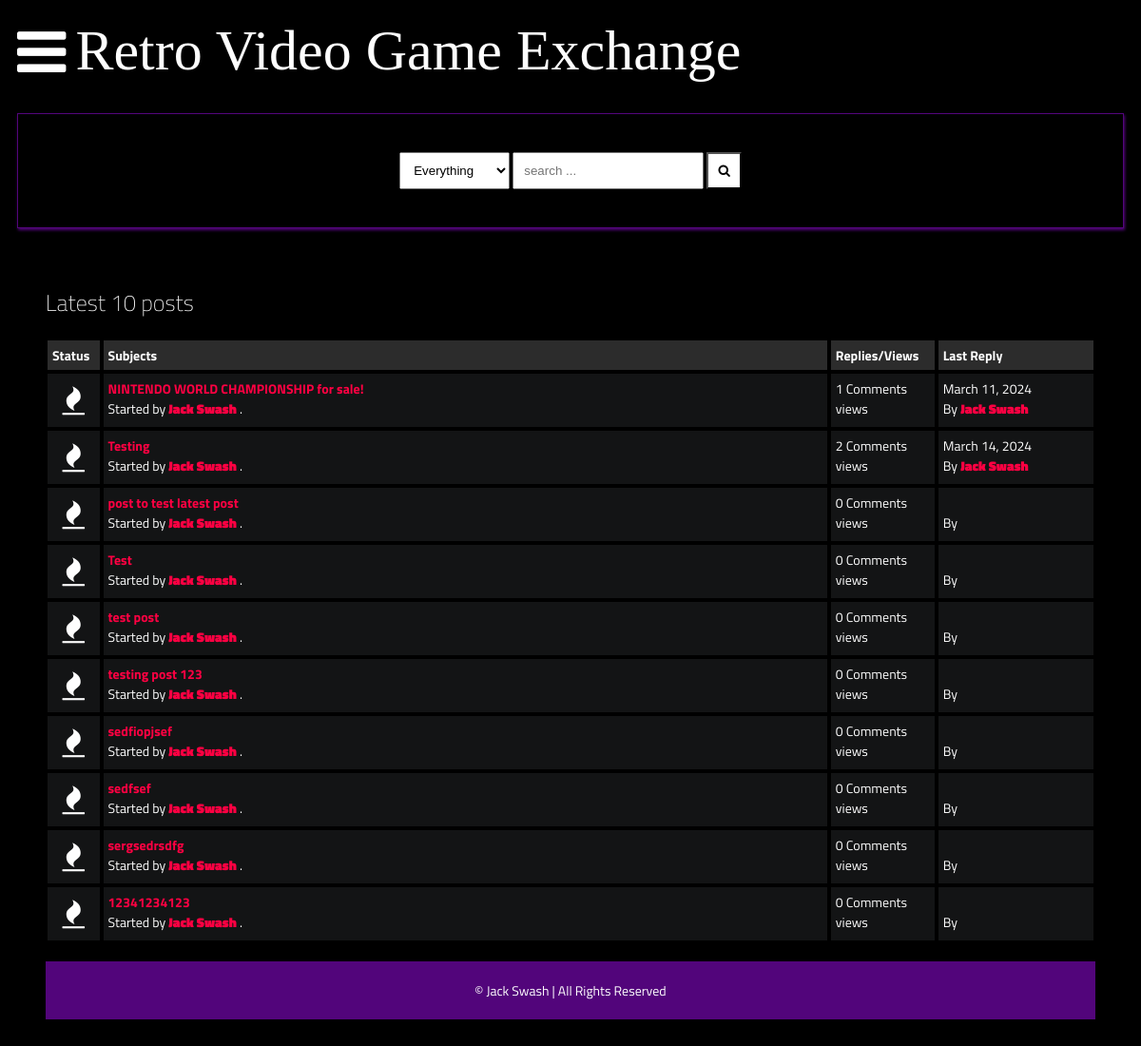
Page /latest_posts on the committed database.
### main/models.py (models this page shows, shortened)
class Post(models.Model):
    title = models.CharField(max_length=400)
    slug = models.SlugField(max_length=400, unique=True, blank=True)
    user = models.ForeignKey(Author, on_delete=models.CASCADE)
    content = HTMLField()
    categories = models.ManyToManyField(Category)
    date = models.DateTimeField(auto_now_add=True)
    approved = models.BooleanField(default=False)
    hit_count_generic = GenericRelation (HitCount, object_id_field='object_pk',
        related_query_name='hit_count_generic_relation'
    )
    tags = TaggableManager()
    comments = models.ManyToManyField(Comment, blank=True)
    def get_url(self):
        return reverse("detail", kwargs={
            "slug":self.slug
        })
    @property
    def num_comments(self):
        return self.comments.count()
    @property
    def last_reply(self):
        return self.comments.latest("date")

class Author(models.Model):
    user = models.ForeignKey(User, on_delete=models.CASCADE)
    fullname = models.CharField(max_length=40, blank=True)
    slug = models.SlugField(max_length=400, unique=True, blank=True)
    bio = HTMLField()
    points = models.IntegerField(default=0)
    profile_pic = ResizedImageField(size=[50,80], quality=100, upload_to="authors", default=None, null=True, blank=True)

class Comment(models.Model):
    user = models.ForeignKey(Author, on_delete=models.CASCADE)
    content = models.TextField()
    date = models.DateTimeField(auto_now_add=True)
    replies = models.ManyToManyField(Reply, blank=True)

### main/views.py (the view)
# urls.py: path("latest_posts", latest_posts, name="latest_posts"),
def latest_posts(request):
    posts = Post.objects.all().filter(approved=True)[:10]
    context = {
        "posts":posts,
        "title": "RetroVideoGameExchange: Latest 10 Posts"
    }
    return render(request, "latest_posts.html", context)

### templates/latest_posts.html
{% extends 'base.html' %}
{% load hitcount_tags %}
{% block content %}
    <div class="container">
        <div class="navigate">
            <span>Latest 10 posts</span>
        </div>
        <div class="posts-table">
            <div class="table-head">
                <div class="status">Status</div>
                <div class="subjects">Subjects</div>
                <div class="replies">Replies/Views</div>
                <div class="last-reply">Last Reply</div>
            </div>
            {% for post in posts %}
            <div class="table-row">
                <div class="status"><i class="fa fa-fire"></i></div>
                <div class="subjects">
                    <a href="{{post.get_url}}">{{post.title}}</a>
                    <br>
                    <span>Started by <b><a href="">{{post.user.fullname|title}}</a></b> .</span>
                </div>
                <div class="replies">
                    {{post.num_comments}} Comments <br> {% get_hit_count for post %} views
                </div>
                <div class="last-reply">
                    {{post.last_reply.date|date}}
                    <br>By <b><a href="">{{post.last_reply.user.fullname|title}}</a></b>
                </div>
            </div>
            {% endfor%}
        </div>
    {% endblock content %}

### static/style.css (style rules this page uses)
* { box-sizing: border-box; }
html { font-size: 14px; font-family: 'Titillium Web', sans-serif; background-color:rgb(0,0,0); color:#FEFEFE; }
a { color:#FF0042; font-weight: bolder; text-decoration: none; }
.container { margin: 20px; padding: 20px; }
.table-head { display: flex; }
.table-head div { padding: 5px; margin: 2px; background-color: #2C2C2C; font-weight: bold; }
.table-head .status { flex: 5%; }
.table-head .subjects { flex: 70%; }
.table-head .replies { flex: 10%; }
.table-head .last-reply { flex: 15%; }
.table-row { display: flex; }
.table-row .status, .table-row .subjects, .table-row .replies, .table-row .last-reply { padding: 5px; margin: 2px; background-color: #131415; }
.table-row .status { flex: 5%; font-size: 30px; text-align: center; }
.table-row .subjects { flex: 70%; }
.table-row .replies { flex: 10%; }
.table-row .last-reply { flex: 15%; }
.navigate { margin-block: 20px; font-weight: lighter; font-size: 24px; }

### rows in the picture
Post: title "NINTENDO WORLD CHAMPIONSHIP for sale!", user.fullname "Jack Swash", num_comments "1", last_reply "March 11, 2024", last_reply.user.fullname "Jack Swash"
Post: title "Testing", user.fullname "Jack Swash", num_comments "2", last_reply "March 14, 2024", last_reply.user.fullname "Jack Swash"
Post: title "post to test latest post", user.fullname "Jack Swash", num_comments "0"
Post: title "Test", user.fullname "Jack Swash", num_comments "0"
Post: title "test post", user.fullname "Jack Swash", num_comments "0"
Post: title "testing post 123", user.fullname "Jack Swash", num_comments "0"
Post: title "sedfiopjsef", user.fullname "Jack Swash", num_comments "0"
Post: title "sedfsef", user.fullname "Jack Swash", num_comments "0"
Post: title "sergsedrsdfg", user.fullname "Jack Swash", num_comments "0"
Post: title "12341234123", user.fullname "Jack Swash", num_comments "0"
